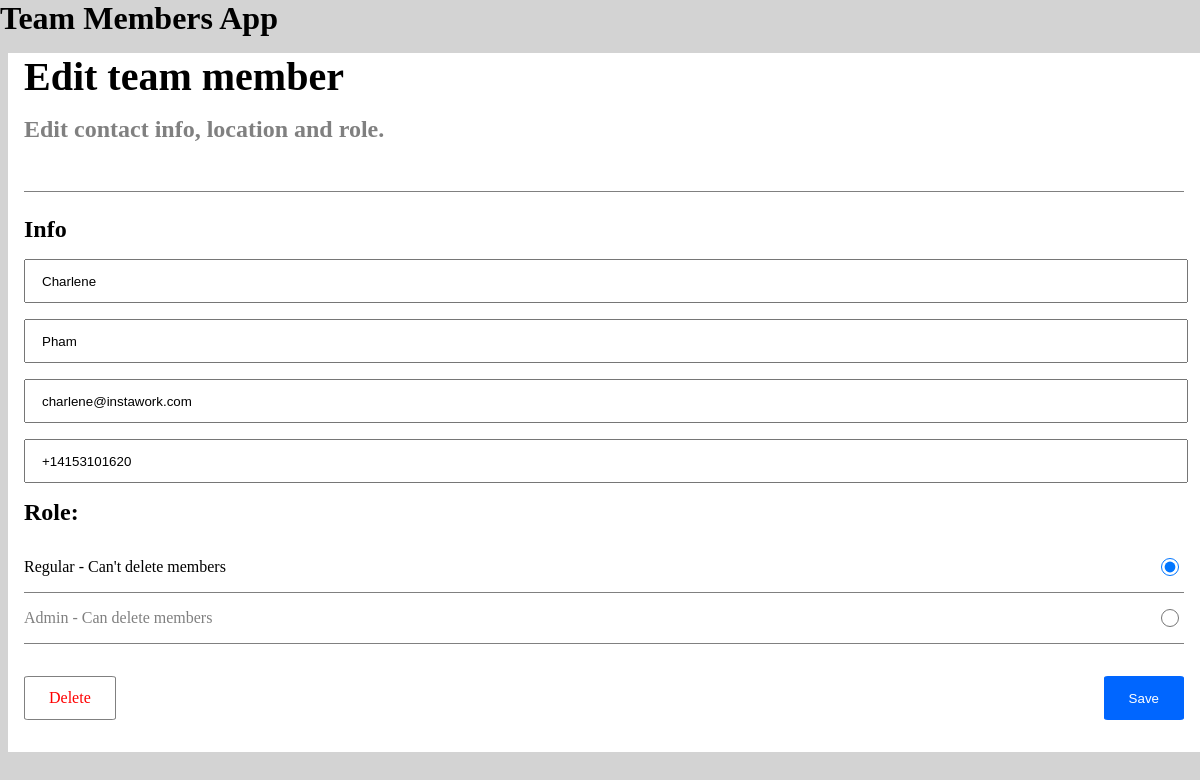
Page /edit/11 on the earlier database version.
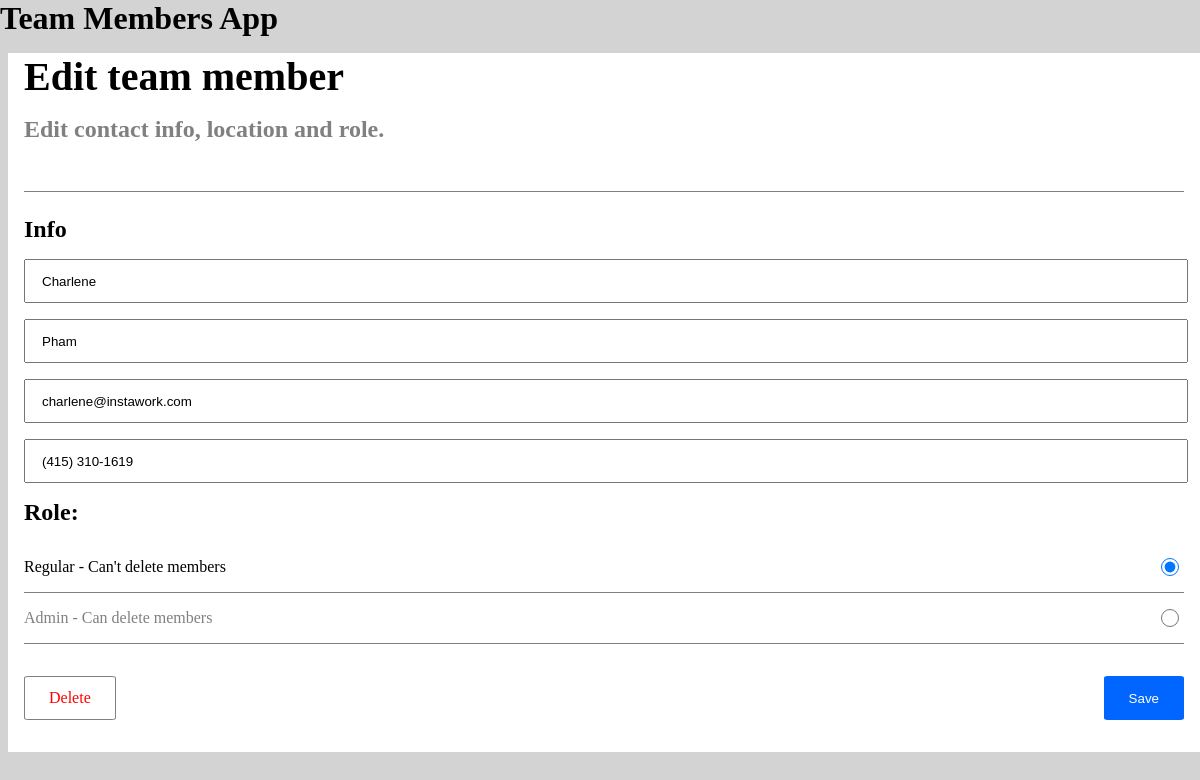
Same page on the later database version.
### base/models.py (models this page shows, shortened)
class Member(models.Model):
    first_name = models.CharField(max_length=50)
    last_name = models.CharField(max_length=50)
    email = models.EmailField(max_length = 254)
    phone = PhoneNumberField(null=False, blank=False, unique=True, region='US')
    role = models.CharField(max_length=10, choices=ROLE_CHOICE, default=1)
    updated = models.DateTimeField(auto_now=True)
    created = models.DateTimeField(auto_now_add=True)
    class Meta:
        ordering = ['updated', 'created']

### base/views.py (the view)
# urls.py: path('edit/<str:id>' , views.edit, name="edit"),
def edit(request, id):
    member = Member.objects.get(id=id)
    form = MemberForm(instance=member)
    print('inside edit')
    if request.method == 'POST':
       form = MemberForm(request.POST, instance=member)
       if form.is_valid():
            form.save()
            return redirect('list')
    context = {'form': form, 'member': member}
    return render(request, 'base/edit.html', context)

### base/forms.py
class MemberForm(ModelForm):
    class Meta:
        model = Member
        fields = '__all__'
        widgets = {
            'first_name': forms.TextInput(attrs={"placeholder": "First Name",}
            ),
            'last_name': forms.TextInput(attrs={"placeholder": "Last Name",}
            ),
            'email': forms.TextInput(attrs={"placeholder": "Email",}
            ),
            'phone': forms.TextInput(attrs={"placeholder": "Phone Number",}
            ),
            'role': forms.RadioSelect()
        }

### base/templates/base/edit.html (shortened to what this page needs)
{% extends 'main.html' %}
{% block content %}
<div class="list-container">
    <h3 class="list-container__title">Edit team member</h3>
    <h5 class="list-container__subtitle">Edit contact info, location and role.</h5>
    <form method="POST" action="" class="list-container__form" >
        <h5 class="list-container__info">Info</h5>
        {{form.as_p}}
        <div class="buttons-container">
            <a href="{% url 'delete' member.id %}" class="delete-button" role="button">Delete</a>
            <input type="Submit" value="Save" class="save-button"/>
        </div>
    </form>
</div>
{% endblock %}

Differences in the rows shown:
changed Member "Charlene": phone "+14153101620" → "(415) 310-1619"
